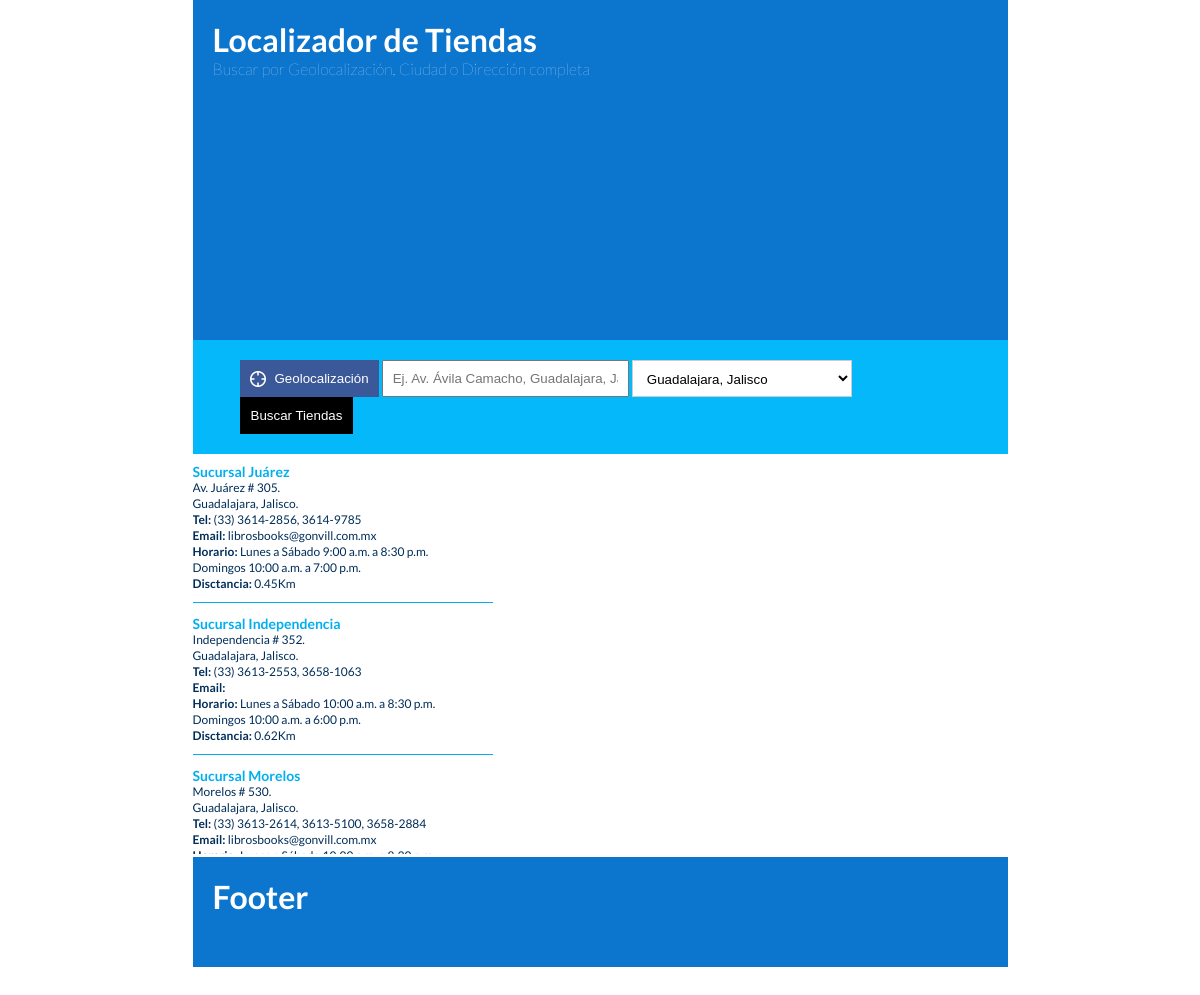
The page / on the database its author committed.
### tables this page shows
CREATE TABLE IF NOT EXISTS `locations` (
  `id` int(11) NOT NULL AUTO_INCREMENT,
  `lat` varchar(255) NOT NULL,
  `lng` varchar(255) NOT NULL,
  `store` int(11) NOT NULL,
  PRIMARY KEY (`id`)
);

CREATE TABLE IF NOT EXISTS `stores` (
  `id` int(11) NOT NULL AUTO_INCREMENT,
  `name` varchar(255) NOT NULL,
  `address` varchar(255) NOT NULL,
  `city` int(11) NOT NULL,
  `telephone` varchar(255) NOT NULL,
  `email` varchar(255) DEFAULT NULL,
  `schedule` varchar(255) NOT NULL,
  `notes` varchar(255) DEFAULT NULL,
  PRIMARY KEY (`id`)
);

### index.php (the view, shortened to what this page needs)
<?php
$lng = -103.343803;
$lat = 20.67359;
$query = sprintf("SELECT locations.id AS id, locations.lat AS lat, locations.lng AS lng, stores.name AS name, stores.address AS address,
	(SELECT concat(cities.name, ', ' , states.name) FROM cities INNER JOIN states ON cities.state = states.id WHERE cities.id = stores.city) AS city,
	stores.telephone AS telephone, stores.email AS email, stores.schedule AS schedule, stores.notes AS notes,
	(acos(sin(radians(%s)) * sin(radians(lng)) + cos(radians(%s)) * cos(radians(lng)) *
	cos(radians(%s) - radians(lat))) * 6378) AS distance FROM locations INNER JOIN stores WHERE locations.store = stores.id ORDER BY distance ASC;",
    mysql_real_escape_string($lat),
    mysql_real_escape_string($lat),
    mysql_real_escape_string($lng));
$result = mysql_query($query);
$result_array = array();
while ($row = mysql_fetch_assoc($result)) {
    array_push($result_array, array(
        "id" => $row['id'],
        "lng" => $row['lat'],
        "lat" => $row['lng'],
        "name" => $row['name'],
        "address" => $row['address'],
        "city" => $row['city'],
        "telephone" => $row['telephone'],
        "email" => $row['email'],
        "schedule" => $row['schedule'],
        "notes" => $row['notes'],
        "distance" => $row['distance']
	));
}
$query2 = "SELECT cities.id, concat(cities.name, ', ' , states.name) AS city FROM cities INNER JOIN states ON cities.state = states.id ORDER BY cities.state;";
$result2 = mysql_query($query2);
$category_array = array();
while ($cat = mysql_fetch_assoc($result2)) {
    array_push($category_array, array(
        "id" => $cat['id'],
        "city" => $cat['city']
	));
}
?>
<!DOCTYPE html>
<html>
<head>
	<link href="style.css" rel="stylesheet" type="text/css" />
</head>
<body>
<div id="main">
	<div id="banner">
		<h1>Localizador de Tiendas</h1>
		<p>Buscar por Geolocalizaci&oacute;n, Ciudad o Direcci&oacute;n completa</p>
	</div>
	<div id="content">
		<div id="form" class="form">
			<div class="form_content">
				<button id="geolocation" class="boton target">Geolocalizaci&oacute;n</button>
				<input type="text" placeholder="Ej. Av. &Aacute;vila Camacho, Guadalajara, Jalisco" id="address" class="text" />
				<select id="category" class="select">
					<?php foreach ($category_array as $category) {
							$selected = ($category['city'] == 'Guadalajara, Jalisco') ? "selected" : " ";
					?>
						<option value="<?= $category['id']; ?>" <?= $selected; ?>><?= utf8_decode($category['city']); ?></option>
					<?php } ?>
				</select>
				<button id="boton" class="boton">Buscar Tiendas</button>
			</div>
		</div>
		<div id="sidebar">
			<?php foreach($result_array as $marker){ ?>
				<div class="store"
					data-lat="<?= $marker['lat'];?>"
					data-lng="<?= $marker['lng'];?>"
					data-name="<?= utf8_decode($marker['name']); ?>"
					data-address="<?= utf8_decode($marker['address']); ?>"
					data-city="<?= utf8_decode($marker['city']); ?>"
					data-telephone="<?= $marker['telephone']; ?>"
					data-email="<?= utf8_decode($marker['email']); ?>"
					data-schedule="<?= utf8_decode($marker['schedule']); ?>"
					data-notes="<?= utf8_decode($marker['notes']); ?>"
				>
					<span class='letra2'><?= utf8_decode($marker['name']); ?></span>
					<span class='letra'><?= utf8_decode($marker['address']); ?></span>
					<span class='letra'><?= utf8_decode($marker['city']); ?>.</span>
					<span class='letra'><b>Tel:&nbsp;</b><?= $marker['telephone']; ?></span>
					<span class='letra'><b>Email:&nbsp;</b><?= utf8_decode($marker['email']); ?></span>
					<span class='letra'><b>Horario:&nbsp;</b><?= utf8_decode($marker['schedule']); ?></span>
					<span class='letra'><?= utf8_decode($marker['notes']); ?></span>
					<span class='letra'><b>Disctancia:</b> <?=  round($marker['distance'], 2); ?>Km</span>
				</div>
			<?php } ?>
		</div>
		<div id="map_canvas" style="height: 400px;width: 499px;display: inline-block;">
		</div>
	</div>
	<div id="footer">
		<h1>Footer</h1>
	</div>
</div>
</body>
</html>

### style.css (style rules this page uses)
body,div,dl,dt,dd,ul,ol,li,pre,form,fieldset,input,textarea,p,blockquote,th,td { margin:0; padding:0; }
body { font-family: 'Lato', sans-serif; }
h1 { padding: 0; margin: 0; }
#main { width: 815px; margin: 0 auto; }
#banner { height: 300px; padding: 20px; background: #0C76CF; color: white; }
.form { padding: 20px 0px; background: #04b8f9; }
.form .form_content { width: 721px; margin: 0 auto; }
#sidebar { width: 312px; display: inline-block; overflow: auto; max-height: 400px; vertical-align: top; }
#footer { height: 70px; padding: 20px; background: #0C76CF; color: white; }
.text { padding: 9px; width: 225px; }
.select { width: 220px; background-color: #ffffff; border: 1px solid #cccccc; height: 37px; line-height: 34px; vertical-align: top; padding: 10px; }
.boton { padding: 11px; background: #000; color: #FFF; border: none; cursor: pointer; font-weight: lighter; }
.target { background: url('target.png') #3B5998 10px center no-repeat; padding: 11px 10px 11px 35px; }
p { font-weight: lighter; }
.store { overflow: auto; display: inline-block; border-bottom: 1px solid #00afef; padding: 10px 0; line-height: 1em; width: 300px; cursor: pointer; }
.letra2 { font-size: 14px; color: #00afef; width: 219px; font-weight: bolder; display: block; }
.letra { font-size: 12px; color: #002d59; display: block; }

### rows shown on the page
locations: stores.name "Sucursal Juárez", stores.address "Av. Juárez # 305.", city "Guadalajara, Jalisco", stores.telephone "(33) 3614-2856, 3614-9785", stores.email "librosbooks@gonvill.com.mx", stores.schedule "Lunes a Sábado 9:00 a.m. a 8:30 p.m.", stores.notes "Domingos 10:00 a.m. a 7:00 p.m.", distance "0.45"
locations: stores.name "Sucursal Independencia", stores.address "Independencia # 352.", city "Guadalajara, Jalisco", stores.telephone "(33) 3613-2553, 3658-1063", stores.schedule "Lunes a Sábado 10:00 a.m. a 8:30 p.m.", stores.notes "Domingos 10:00 a.m. a 6:00 p.m.", distance "0.62"
locations: stores.name "Sucursal Morelos", stores.address "Morelos # 530.", city "Guadalajara, Jalisco", stores.telephone "(33) 3613-2614, 3613-5100, 3658-2884", stores.email "librosbooks@gonvill.com.mx"

### other values the page prints
form field value "Guadalajara, Jalisco"
